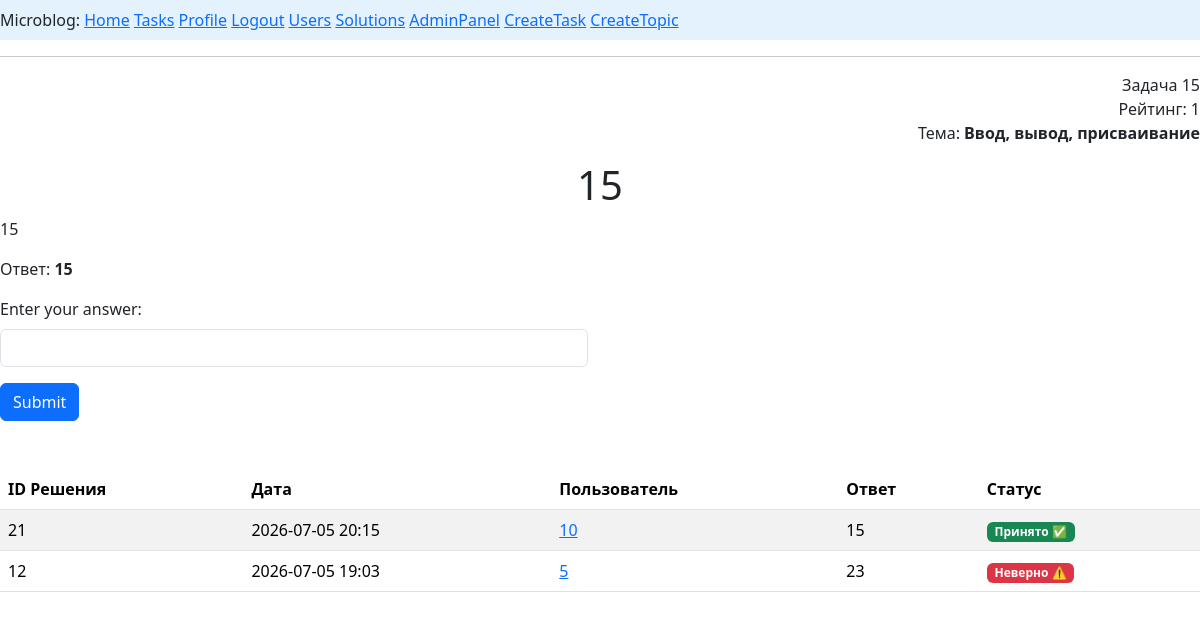
The app's page /task/15 (signed in) with its own data.
### app/models.py (models this page shows, shortened)
class Task(db.Model):
    __tablename__ = 'tasks'
    id: so.Mapped[int] = so.mapped_column(primary_key=True, autoincrement=True)
    title: so.Mapped[str] = so.mapped_column(sa.String(50), nullable=True)
    content: so.Mapped[str] = so.mapped_column(sa.Text(), nullable=True, default='Условие')
    topic_id: so.Mapped[int] = so.mapped_column(sa.ForeignKey(Topic.id, name='fk_tasks_topic'), nullable=True)
    topic: so.Mapped['Topic'] = so.relationship(back_populates='tasks')
    answer: so.Mapped[str] = so.mapped_column(sa.String(100), nullable=True, default='Без ответа')
    created_date: so.Mapped[datetime] = so.mapped_column(index=True, default=lambda: datetime.now(timezone.utc))
    rating: so.Mapped[int] = so.mapped_column(sa.Integer, nullable=True, default=1)
    user_id: so.Mapped[int] = so.mapped_column(sa.ForeignKey(User.id), nullable=True)
    creator: so.Mapped['User'] = so.relationship(back_populates='task_user')
    solve_task: so.Mapped[list['Solve']] = so.relationship(back_populates='task', cascade="all,delete")

class Topic(UserMixin,db.Model):
    __tablename__ = 'topics'
    id: so.Mapped[int] = so.mapped_column(primary_key=True)
    topic: so.Mapped[str] = so.mapped_column(sa.String(50), index=True, unique=True)
    tasks: so.WriteOnlyMapped[list['Task']] = so.relationship(back_populates='topic')

class Solve(db.Model):
    __tablename__ = 'solves'
    id: so.Mapped[int] = so.mapped_column(primary_key=True, autoincrement=True)
    content: so.Mapped[str] = so.mapped_column(sa.String(100), nullable=True)
    accept: so.Mapped[bool] = so.mapped_column(sa.Boolean, default=False)
    created_date: so.Mapped[datetime] = so.mapped_column(index=True, default=lambda: datetime.now(timezone.utc))
    user_id: so.Mapped[int] = so.mapped_column(sa.ForeignKey(User.id), nullable=True)
    task_id: so.Mapped[int] = so.mapped_column(sa.ForeignKey(Task.id), nullable=True)
    solver: so.Mapped['User'] = so.relationship(back_populates='solve_user')
    task: so.Mapped['Task'] = so.relationship(back_populates='solve_task')

class User(UserMixin, db.Model):
    __tablename__ = 'users'
    id: so.Mapped[int] = so.mapped_column(primary_key=True)
    username: so.Mapped[str] = so.mapped_column(sa.String(64), index=True, unique=True)
    email: so.Mapped[str] = so.mapped_column(sa.String(120), index=True, unique=True)
    password_hash: so.Mapped[Optional[str]] = so.mapped_column(sa.String(256))
    posts: so.WriteOnlyMapped['Post'] = so.relationship(back_populates='author')
    about_me: so.Mapped[Optional[str]] = so.mapped_column(sa.String(140))
    last_seen: so.Mapped[Optional[datetime]] = so.mapped_column(default=lambda: datetime.now(timezone.utc))
    role_id: so.Mapped[int] = so.mapped_column(sa.ForeignKey(Role.id), index=True)
    role: so.Mapped['Role'] = so.relationship(back_populates='users')
    task_user: so.Mapped['Task'] = so.relationship(back_populates='creator')
    solve_user: so.Mapped[list['Solve']] = so.relationship(back_populates='solver')

### app/routes.py (the view, shortened to what this page needs)
@app.route('/task/<id>', methods=['GET','POST'])
@login_required
def task(id):
    task2 = db.session.get(Task, id)
    if not task2:
        return abort(404)
    form = SubmitForm()
    if is_admin():
        stmt = (
            select(Solve)
            .where(Solve.task_id == id)
            .order_by(Solve.created_date.desc())
            .options(
                selectinload(Solve.solver),  # Подгружаем пользователя (поле solver)
                selectinload(Solve.task)    # Подгружаем задачу (на всякий случай)
            )
        )
    solution = db.session.scalars(stmt).all()
    return render_template('task.html', task=task2,is_admin=is_admin, form=form, solution=solution)

### app/forms.py
class SubmitForm(FlaskForm):
    csrf_token = HiddenField()
    answer = StringField('Enter your answer:', validators=[DataRequired()])
    submit = SubmitField('Submit')

### app/models.py (called while the page is built)
@login.user_loader
def load_user(id):
    return db.session.get(User, int(id))

### app/routes.py (called while the page is built)
@app.before_request
def before_request():
    if current_user.is_authenticated:
        current_user.last_seen = datetime.now(timezone.utc)
        db.session.commit()

def is_admin():
    if not current_user.is_authenticated:
        return False
    if not current_user.role:
        return False
    return current_user.role.rolename == 'admin'

### app/templates/task.html (shortened to what this page needs)
{% extends "base.html" %}
{% block content %}
                <p align= right>Задача {{ task.id }}<br>
                    Рейтинг: {{task.rating}}<br>
                    {% if task.topic %}
                     Тема: <strong>{{ task.topic.topic }}</strong>
                {% else %}
                     ⚠️ Тема не назначена
                {% endif %}
                </p>
                <h1 align=center>{{task.title}}</h1>
                <p>{{task.content|safe}}</p>
                {% if is_admin()%}<p> Ответ: <strong>{{task.answer}}</strong>{% endif %}
{% from 'bootstrap5/form.html' import render_form %}
    <div class="row justify-content-left">
        <div class="col-md-6">
            <form action="" method="post">
                {{ render_form(form) }}
            </form>
        </div>
    </div>
<br><br>
{% if solution %}
    <table class="table table-striped table-hover">
        <thead>
            <tr>
                <th>ID Решения</th>
                <th>Дата</th>
                <th>Пользователь</th>
                <th>Ответ</th>
                <th>Статус</th>
            </tr>
        </thead>
        <tbody>
            {% for sol in solution %}
            <tr>
                <td>{{ sol.id }}</td>
                <td>{{ sol.created_date.strftime('%Y-%m-%d %H:%M') }}</td>
                <td>
                    <a href="{{ url_for('user', username=sol.solver.username) }}">
                        {{ sol.solver.username }}
                    </a>
                </td>
                <td style="max-width: 300px; white-space: nowrap; overflow: hidden; text-overflow: ellipsis;">
                    {{ sol.content[:100] }}{% if sol.content|length > 100 %}...{% endif %}
                </td>
                <td>
                    {% if sol.accept %}
                        <span class="badge bg-success">Принято ✅</span>
                    {% else %}
                        <span class="badge bg-danger">Неверно ⚠️</span>
                    {% endif %}
                </td>
            </tr>
            {% endfor %}
        </tbody>
    </table>
{% else %}
    <div class="alert alert-info" role="alert">
        У вас пока нет отправленных решений.
    </div>
{% endif %}
{% endblock %}

### records on screen
Task: id "15", rating "1", title "15", content "15", answer "15"
Topic: topic.topic "Ввод, вывод, присваивание"
Solve: id "21", created_date "2026-07-05 20:15", solver.username "10", content "15", accept "Принято ✅"
Solve: id "12", created_date "2026-07-05 19:03", solver.username "5", content "23", accept "Неверно ⚠️"
